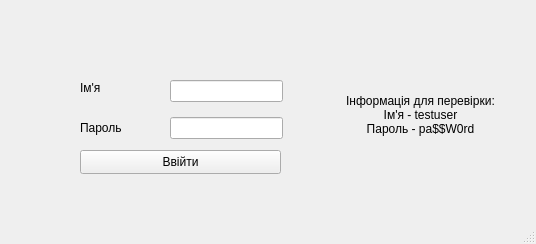
<?xml version="1.0" encoding="UTF-8"?>
<ui version="4.0">
 <class>StatusPanel</class>
 <widget class="QMainWindow" name="StatusPanel">
  <property name="geometry">
   <rect>
    <x>0</x>
    <y>0</y>
    <width>536</width>
    <height>244</height>
   </rect>
  </property>
  <property name="windowTitle">
   <string>StatusPanel</string>
  </property>
  <widget class="QWidget" name="centralwidget">
   <widget class="QLabel" name="label">
    <property name="geometry">
     <rect>
      <x>80</x>
      <y>80</y>
      <width>49</width>
      <height>16</height>
     </rect>
    </property>
    <property name="text">
     <string>Ім'я</string>
    </property>
   </widget>
   <widget class="QLabel" name="label_2">
    <property name="geometry">
     <rect>
      <x>80</x>
      <y>120</y>
      <width>49</width>
      <height>16</height>
     </rect>
    </property>
    <property name="text">
     <string>Пароль</string>
    </property>
   </widget>
   <widget class="QLineEdit" name="lineEdit">
    <property name="geometry">
     <rect>
      <x>170</x>
      <y>80</y>
      <width>113</width>
      <height>22</height>
     </rect>
    </property>
   </widget>
   <widget class="QLineEdit" name="lineEdit_2">
    <property name="geometry">
     <rect>
      <x>170</x>
      <y>117</y>
      <width>113</width>
      <height>22</height>
     </rect>
    </property>
    <property name="echoMode">
     <enum>QLineEdit::Password</enum>
    </property>
   </widget>
   <widget class="QLabel" name="label_3">
    <property name="geometry">
     <rect>
      <x>80</x>
      <y>40</y>
      <width>201</width>
      <height>16</height>
     </rect>
    </property>
    <property name="text">
     <string/>
    </property>
   </widget>
   <widget class="QPushButton" name="pushButton">
    <property name="geometry">
     <rect>
      <x>80</x>
      <y>150</y>
      <width>201</width>
      <height>24</height>
     </rect>
    </property>
    <property name="text">
     <string>Ввійти</string>
    </property>
   </widget>
   <widget class="QLabel" name="label_4">
    <property name="geometry">
     <rect>
      <x>340</x>
      <y>80</y>
      <width>161</width>
      <height>71</height>
     </rect>
    </property>
    <property name="text">
     <string>&lt;html&gt;&lt;head/&gt;&lt;body&gt;&lt;p align=&quot;center&quot;&gt;Інформація для перевірки:&lt;br/&gt;Ім'я - testuser&lt;br/&gt;Пароль - pa$$W0rd&lt;/p&gt;&lt;/body&gt;&lt;/html&gt;</string>
    </property>
   </widget>
  </widget>
  <widget class="QMenuBar" name="menubar">
   <property name="geometry">
    <rect>
     <x>0</x>
     <y>0</y>
     <width>536</width>
     <height>22</height>
    </rect>
   </property>
  </widget>
  <widget class="QStatusBar" name="statusbar"/>
 </widget>
 <resources/>
 <connections/>
</ui>
